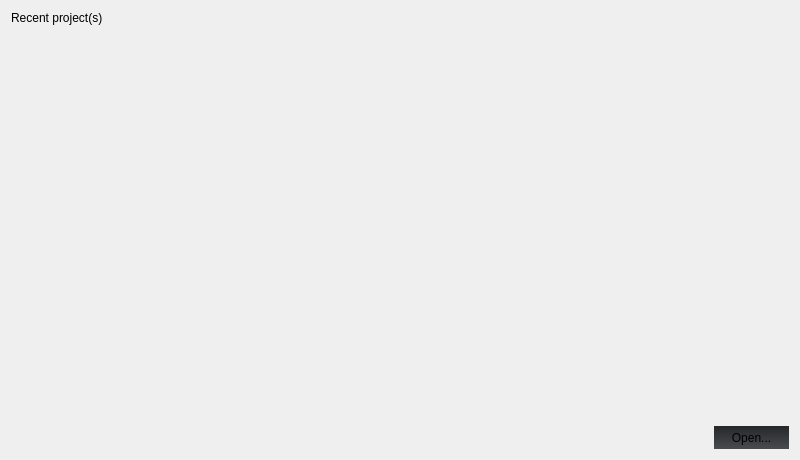
<?xml version="1.0" encoding="UTF-8"?>
<ui version="4.0">
 <class>WelcomeDialog</class>
 <widget class="QDialog" name="WelcomeDialog">
  <property name="geometry">
   <rect>
    <x>0</x>
    <y>0</y>
    <width>800</width>
    <height>460</height>
   </rect>
  </property>
  <property name="windowTitle">
   <string>Dialog</string>
  </property>
  <property name="styleSheet">
   <string notr="true">#WelcomeDialog
{
   background-image: url(:/image/resource/image/welcome.png);
}
*{font: 9pt &quot;微软雅黑&quot;;}</string>
  </property>
  <layout class="QVBoxLayout" name="verticalLayout">
   <item>
    <widget class="QLabel" name="label">
     <property name="text">
      <string>Recent project(s)</string>
     </property>
    </widget>
   </item>
   <item>
    <widget class="QTableView" name="tableView">
     <property name="mouseTracking">
      <bool>true</bool>
     </property>
     <property name="styleSheet">
      <string notr="true">background-color: rgba(255, 255, 255, 0);</string>
     </property>
     <property name="frameShape">
      <enum>QFrame::NoFrame</enum>
     </property>
     <property name="frameShadow">
      <enum>QFrame::Plain</enum>
     </property>
     <property name="lineWidth">
      <number>0</number>
     </property>
     <property name="verticalScrollBarPolicy">
      <enum>Qt::ScrollBarAlwaysOff</enum>
     </property>
     <property name="horizontalScrollBarPolicy">
      <enum>Qt::ScrollBarAlwaysOff</enum>
     </property>
     <property name="autoScroll">
      <bool>false</bool>
     </property>
     <property name="showDropIndicator" stdset="0">
      <bool>false</bool>
     </property>
     <property name="selectionMode">
      <enum>QAbstractItemView::SingleSelection</enum>
     </property>
     <property name="verticalScrollMode">
      <enum>QAbstractItemView::ScrollPerPixel</enum>
     </property>
     <property name="horizontalScrollMode">
      <enum>QAbstractItemView::ScrollPerPixel</enum>
     </property>
     <property name="showGrid">
      <bool>false</bool>
     </property>
     <property name="gridStyle">
      <enum>Qt::DashLine</enum>
     </property>
     <property name="cornerButtonEnabled">
      <bool>false</bool>
     </property>
     <attribute name="horizontalHeaderVisible">
      <bool>false</bool>
     </attribute>
     <attribute name="horizontalHeaderDefaultSectionSize">
      <number>390</number>
     </attribute>
     <attribute name="verticalHeaderVisible">
      <bool>false</bool>
     </attribute>
     <attribute name="verticalHeaderDefaultSectionSize">
      <number>75</number>
     </attribute>
    </widget>
   </item>
   <item>
    <layout class="QHBoxLayout" name="horizontalLayout">
     <item>
      <spacer name="horizontalSpacer">
       <property name="orientation">
        <enum>Qt::Horizontal</enum>
       </property>
       <property name="sizeHint" stdset="0">
        <size>
         <width>40</width>
         <height>20</height>
        </size>
       </property>
      </spacer>
     </item>
     <item>
      <widget class="QPushButton" name="pushButtonOpen">
       <property name="styleSheet">
        <string notr="true">QPushButton {
  background-color: qlineargradient(x1: 0, y1: 0, x2: 0, y2: 1,stop: 0 #26272a, stop: 1 #4a4b4e);
}
QPushButton:hover {
  background-color: qlineargradient(x1: 0, y1: 0, x2: 0, y2: 1,stop: 0 #36373a, stop: 1 #5a5b5e);
}
QPushButton:pressed {
  background-color: qlineargradient(x1: 0, y1: 0, x2: 0, y2: 1,stop: 0 #26272a, stop: 1 #4a4b4e);
}
QPushButton:flat {
  border: none; /* no border for a flat push button */
}
QPushButton:default {
  border: none; /* make the default button prominent */
}</string>
       </property>
       <property name="text">
        <string>Open...</string>
       </property>
      </widget>
     </item>
    </layout>
   </item>
  </layout>
 </widget>
 <resources/>
 <connections/>
</ui>
